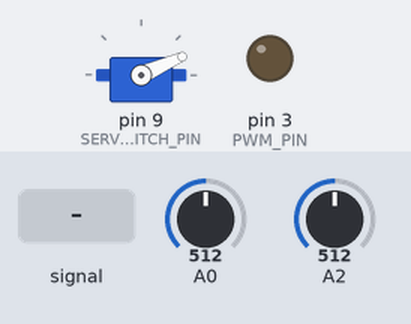
Recording of a sketch running on a simulated Arduino Uno, built with avr-gcc and run on an emulated ATmega328P. On the bench: servo, output pins drawn as LEDs (lit = HIGH). Inputs (shaded band) come from the test bench; at power-on: A0 = 512, A2 = 512.

Above: at 0.16 s.
At 1.2 s:
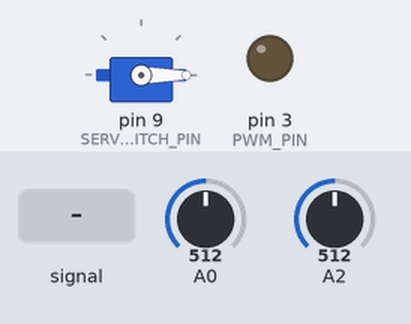
1.3 s: A2 fed a 200 Hz sine of ±460 counts around its level
At 2.92 s:
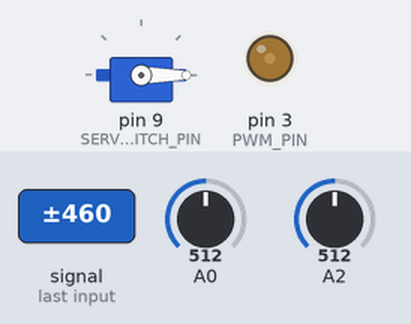
Timing chart, 0 to 2.9 s (numbered marks = the images above; inputs shaded):
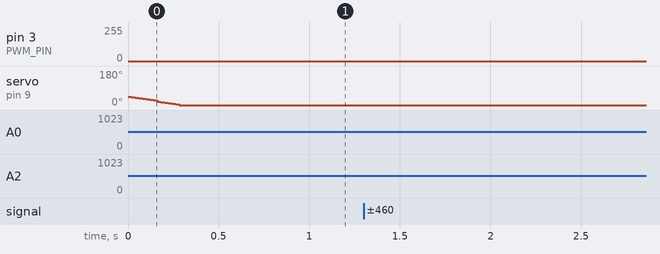

The sketch:

_2018DurabilityTest.ino
```cpp
//TODO:
//PROTECT AGAINST CASE WHERE DUTY CYCLE IS 1 AND THEORETICAL VOLTAGE CAN NEVER BE ACTUAL VOLTAGE BECAUSE OF SYSTEM LOSSES


#include <Servo.h>

const int PWM_PIN = 3;
const int SERVO_PITCH_PIN = 9;
const int LOWER_VOLTAGE_LIMIT = 10;
const int UPPER_VOLTAGE_LIMIT = 15;
const int MAINTAIN_VOLTAGE_IN = 13;
const double VOLTAGE_DIVIDER_LOAD = 14.327;
const int DUTY_CYCLE_RATIO = 5;
static int currentPitch;


double turbineVoltageBefore;
const int STARTUP_PITCH = 45; //Need to verify pitch for new turbine -> should be verified now
const double VOLTAGE_DIVIDER_TURBINE = 13.015; //This should be the same as last year so we are good
const double THEORETICAL_VS_ACTUAL_VOLTAGE_BUFFER = .3;

void determinePitch(double turbineVoltage);
int calculateDutyCycle(double);
void stabilizeVoltageGivenDutyCycle(int dutyCycle, double desiredVoltage);


Servo pitch;

void setup(){
  pinMode(PWM_PIN, OUTPUT);
  turbineVoltageBefore = -1;
  pitch.attach(SERVO_PITCH_PIN);
  pitch.write(STARTUP_PITCH);
  currentPitch = STARTUP_PITCH;
}

void loop(){
  double turbineVoltage;
  int dutyCycle;
  double theoreticalVoltage;
  turbineVoltage = VOLTAGE_DIVIDER_TURBINE*((double)analogRead(A0))*5.0/1023.0;
  if(turbineVoltageBefore!= -1){ //This is not the first voltage reading.
    determinePitch(turbineVoltage);
  }
  //Else do nothing because it's only the first loop
  //Now calculate the duty cycle


  dutyCycle = calculateDutyCycle(turbineVoltage);
  theoreticalVoltage = turbineVoltage*double(dutyCycle)/255.0;
  if(dutyCycle >= 0 && dutyCycle <= 255){
    analogWrite(PWM_PIN, dutyCycle);
  }
  else{
    if(dutyCycle < 0){
      dutyCycle = 0;
      theoreticalVoltage = 0;
      analogWrite(PWM_PIN, 0);
    }
    if(dutyCycle > 255){
      dutyCycle = 255;
      theoreticalVoltage = turbineVoltage;
      analogWrite(PWM_PIN, 255);
    }
  }
  stabilizeVoltageGivenDutyCycle(dutyCycle, theoreticalVoltage);


  //Move to the t+1 loop domain
  turbineVoltageBefore = turbineVoltage;
}

void determinePitch(double turbineVoltage){

  //Case 1:
  if(turbineVoltage < LOWER_VOLTAGE_LIMIT){
    pitch.write(currentPitch+1);
    currentPitch++;
  }
  else if(turbineVoltage> LOWER_VOLTAGE_LIMIT && turbineVoltage < MAINTAIN_VOLTAGE_IN){ //Case 2
    if(turbineVoltage>=turbineVoltageBefore){
      //Do nothing
    }
    else{
      pitch.write(currentPitch+1);
      currentPitch++;
    }

  }
  else if(turbineVoltage >= MAINTAIN_VOLTAGE_IN && turbineVoltage < UPPER_VOLTAGE_LIMIT){  //Case 3

    if(turbineVoltage>=turbineVoltageBefore){
      pitch.write(currentPitch-1);
      currentPitch--;
    }
    else{
      //Do nothing
    }

  }
  else if(turbineVoltage>=UPPER_VOLTAGE_LIMIT){
    pitch.write(currentPitch - 3);
    currentPitch -= 3;
  }

  else{

    //For debugging
    Serial.println("Edge case we have not accounted for. ");
    Serial.print("Turbine Voltage is: ");
    Serial.println(turbineVoltage);
    Serial.print("And voltage before is: ");
    Serial.println(turbineVoltageBefore);
    //For debugging
  }

}

int calculateDutyCycle(double turbineVoltage){
  if(turbineVoltage > 5){


    //For debugging
    Serial.print("Sending a duty cycle of: ");
    double theoreticalDutyCycle = (DUTY_CYCLE_RATIO)/turbineVoltage;
    //For debugging
    if(theoreticalDutyCycle < 25){
      return int((255)*(.000162-.114*theoreticalDutyCycle+5.68*theoreticalDutyCycle*theoreticalDutyCycle));
    }
    else if(theoreticalDutyCycle < .87){
      return int((255)*(.035+1.31*theoreticalDutyCycle-.58*theoreticalDutyCycle*theoreticalDutyCycle));
    }
    else if(theoreticalDutyCycle <= 1){
      return int((255)*(7.51-15.6*theoreticalDutyCycle+8.92*theoreticalDutyCycle*theoreticalDutyCycle));
    }
    else{
      Serial.println("What the heck happened here? ");
      return 255;

    }

  }
  else{

    //For debugging
    Serial.println("Not sure if this should ever get in this else loop. Sending a fully on duty cycle just in case. ");
    //For debugging

    return 255; //Max duty cycle
  }


}


void stabilizeVoltageGivenDutyCycle(int dutyCycle, double desiredVoltage){


  int iterations = 0;
  bool flag = true;
  while(iterations < 50 && flag == true){
    flag = false;
    if(VOLTAGE_DIVIDER_LOAD*((double)analogRead(A2))*5.0/1023.0 < desiredVoltage - THEORETICAL_VS_ACTUAL_VOLTAGE_BUFFER){
      flag = true;
      if(dutyCycle > 0){
        analogWrite(PWM_PIN, --dutyCycle);
      }
      else{
        break;
      }
    }
    else if(VOLTAGE_DIVIDER_LOAD*((double)analogRead(A2))*5.0/1023.0 > desiredVoltage + THEORETICAL_VS_ACTUAL_VOLTAGE_BUFFER){
      flag = true;
      if(dutyCycle < 255){
        analogWrite(PWM_PIN, ++dutyCycle);
      }
      else{
        break;
      }
    }

    iterations++;
  }
}
```
